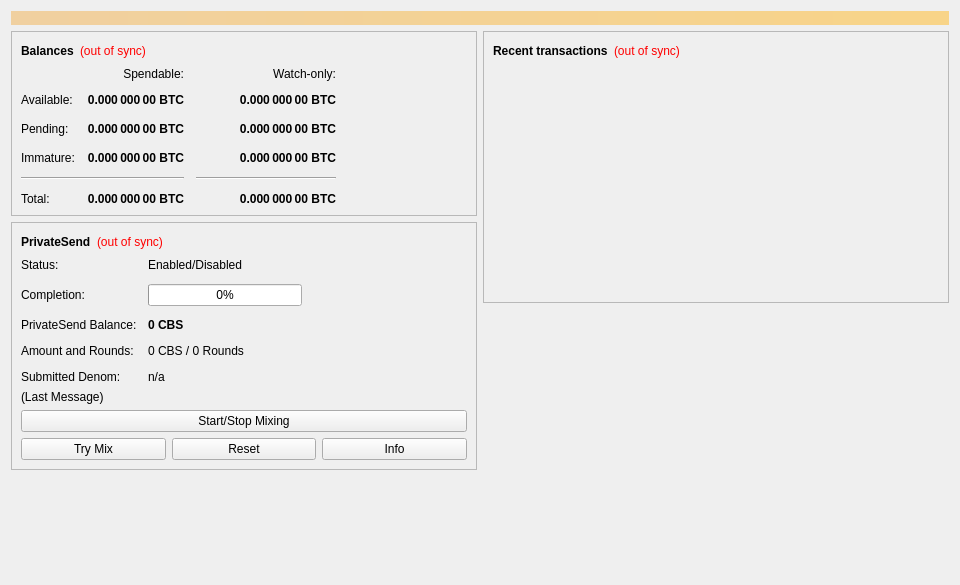
<?xml version="1.0" encoding="UTF-8"?>
<ui version="4.0">
 <class>OverviewPage</class>
 <widget class="QWidget" name="OverviewPage">
  <property name="geometry">
   <rect>
    <x>0</x>
    <y>0</y>
    <width>960</width>
    <height>585</height>
   </rect>
  </property>
  <property name="minimumSize">
   <size>
    <width>960</width>
    <height>0</height>
   </size>
  </property>
  <property name="windowTitle">
   <string>Form</string>
  </property>
  <layout class="QVBoxLayout" name="topLayout">
   <item>
    <widget class="QLabel" name="labelAlerts">
     <property name="visible">
      <bool>false</bool>
     </property>
     <property name="styleSheet">
      <string notr="true">background-color: qlineargradient(x1: 0, y1: 0, x2: 1, y2: 0, stop:0 #F0D0A0, stop:1 #F8D488); color:#000000;</string>
     </property>
     <property name="wordWrap">
      <bool>true</bool>
     </property>
     <property name="margin">
      <number>3</number>
     </property>
    </widget>
   </item>
   <item>
    <layout class="QHBoxLayout" name="horizontalLayout" stretch="1,1">
     <item>
      <layout class="QVBoxLayout" name="verticalLayout_2">
       <item>
        <widget class="QFrame" name="frame">
         <property name="frameShape">
          <enum>QFrame::StyledPanel</enum>
         </property>
         <property name="frameShadow">
          <enum>QFrame::Raised</enum>
         </property>
         <layout class="QVBoxLayout" name="verticalLayout_4">
          <item>
           <layout class="QHBoxLayout" name="horizontalLayout_4">
            <item>
             <widget class="QLabel" name="label_5">
              <property name="font">
               <font>
                <weight>75</weight>
                <bold>true</bold>
               </font>
              </property>
              <property name="text">
               <string>Balances</string>
              </property>
             </widget>
            </item>
            <item>
             <widget class="QLabel" name="labelWalletStatus">
              <property name="toolTip">
               <string>The displayed information may be out of date. Your wallet automatically synchronizes with the Cerberus network after a connection is established, but this process has not completed yet.</string>
              </property>
              <property name="styleSheet">
               <string notr="true">QLabel { color: red; }</string>
              </property>
              <property name="text">
               <string notr="true">(out of sync)</string>
              </property>
              <property name="alignment">
               <set>Qt::AlignLeading|Qt::AlignLeft|Qt::AlignVCenter</set>
              </property>
             </widget>
            </item>
            <item>
             <spacer name="horizontalSpacer_3">
              <property name="orientation">
               <enum>Qt::Horizontal</enum>
              </property>
              <property name="sizeHint" stdset="0">
               <size>
                <width>40</width>
                <height>20</height>
               </size>
              </property>
             </spacer>
            </item>
           </layout>
          </item>
          <item>
           <layout class="QGridLayout" name="gridLayout">
            <property name="spacing">
             <number>12</number>
            </property>
            <item row="2" column="2">
             <widget class="QLabel" name="labelWatchPending">
              <property name="font">
               <font>
                <weight>75</weight>
                <bold>true</bold>
               </font>
              </property>
              <property name="cursor">
               <cursorShape>IBeamCursor</cursorShape>
              </property>
              <property name="toolTip">
               <string>Unconfirmed transactions to watch-only addresses</string>
              </property>
              <property name="text">
               <string notr="true">0.000 000 00 BTC</string>
              </property>
              <property name="alignment">
               <set>Qt::AlignRight|Qt::AlignTrailing|Qt::AlignVCenter</set>
              </property>
              <property name="textInteractionFlags">
               <set>Qt::LinksAccessibleByMouse|Qt::TextSelectableByKeyboard|Qt::TextSelectableByMouse</set>
              </property>
             </widget>
            </item>
            <item row="2" column="1">
             <widget class="QLabel" name="labelUnconfirmed">
              <property name="font">
               <font>
                <weight>75</weight>
                <bold>true</bold>
               </font>
              </property>
              <property name="cursor">
               <cursorShape>IBeamCursor</cursorShape>
              </property>
              <property name="toolTip">
               <string>Total of transactions that have yet to be confirmed, and do not yet count toward the spendable balance</string>
              </property>
              <property name="text">
               <string notr="true">0.000 000 00 BTC</string>
              </property>
              <property name="alignment">
               <set>Qt::AlignRight|Qt::AlignTrailing|Qt::AlignVCenter</set>
              </property>
              <property name="textInteractionFlags">
               <set>Qt::LinksAccessibleByMouse|Qt::TextSelectableByKeyboard|Qt::TextSelectableByMouse</set>
              </property>
             </widget>
            </item>
            <item row="3" column="2">
             <widget class="QLabel" name="labelWatchImmature">
              <property name="font">
               <font>
                <weight>75</weight>
                <bold>true</bold>
               </font>
              </property>
              <property name="cursor">
               <cursorShape>IBeamCursor</cursorShape>
              </property>
              <property name="toolTip">
               <string>Mined balance in watch-only addresses that has not yet matured</string>
              </property>
              <property name="text">
               <string notr="true">0.000 000 00 BTC</string>
              </property>
              <property name="alignment">
               <set>Qt::AlignRight|Qt::AlignTrailing|Qt::AlignVCenter</set>
              </property>
              <property name="textInteractionFlags">
               <set>Qt::LinksAccessibleByMouse|Qt::TextSelectableByKeyboard|Qt::TextSelectableByMouse</set>
              </property>
             </widget>
            </item>
            <item row="4" column="0" colspan="2">
             <widget class="Line" name="lineSpendableBalance">
              <property name="orientation">
               <enum>Qt::Horizontal</enum>
              </property>
             </widget>
            </item>
            <item row="4" column="2">
             <widget class="Line" name="lineWatchBalance">
              <property name="sizePolicy">
               <sizepolicy hsizetype="Preferred" vsizetype="Fixed">
                <horstretch>0</horstretch>
                <verstretch>0</verstretch>
               </sizepolicy>
              </property>
              <property name="minimumSize">
               <size>
                <width>140</width>
                <height>0</height>
               </size>
              </property>
              <property name="orientation">
               <enum>Qt::Horizontal</enum>
              </property>
             </widget>
            </item>
            <item row="5" column="0">
             <widget class="QLabel" name="labelTotalText">
              <property name="text">
               <string>Total:</string>
              </property>
             </widget>
            </item>
            <item row="3" column="1">
             <widget class="QLabel" name="labelImmature">
              <property name="font">
               <font>
                <weight>75</weight>
                <bold>true</bold>
               </font>
              </property>
              <property name="cursor">
               <cursorShape>IBeamCursor</cursorShape>
              </property>
              <property name="toolTip">
               <string>Mined balance that has not yet matured</string>
              </property>
              <property name="text">
               <string notr="true">0.000 000 00 BTC</string>
              </property>
              <property name="alignment">
               <set>Qt::AlignRight|Qt::AlignTrailing|Qt::AlignVCenter</set>
              </property>
              <property name="textInteractionFlags">
               <set>Qt::LinksAccessibleByMouse|Qt::TextSelectableByKeyboard|Qt::TextSelectableByMouse</set>
              </property>
             </widget>
            </item>
            <item row="2" column="3">
             <spacer name="horizontalSpacer_2">
              <property name="orientation">
               <enum>Qt::Horizontal</enum>
              </property>
              <property name="sizeHint" stdset="0">
               <size>
                <width>40</width>
                <height>20</height>
               </size>
              </property>
             </spacer>
            </item>
            <item row="3" column="0">
             <widget class="QLabel" name="labelImmatureText">
              <property name="text">
               <string>Immature:</string>
              </property>
             </widget>
            </item>
            <item row="5" column="1">
             <widget class="QLabel" name="labelTotal">
              <property name="font">
               <font>
                <weight>75</weight>
                <bold>true</bold>
               </font>
              </property>
              <property name="cursor">
               <cursorShape>IBeamCursor</cursorShape>
              </property>
              <property name="toolTip">
               <string>Your current total balance</string>
              </property>
              <property name="text">
               <string notr="true">0.000 000 00 BTC</string>
              </property>
              <property name="alignment">
               <set>Qt::AlignRight|Qt::AlignTrailing|Qt::AlignVCenter</set>
              </property>
              <property name="textInteractionFlags">
               <set>Qt::LinksAccessibleByMouse|Qt::TextSelectableByKeyboard|Qt::TextSelectableByMouse</set>
              </property>
             </widget>
            </item>
            <item row="5" column="2">
             <widget class="QLabel" name="labelWatchTotal">
              <property name="font">
               <font>
                <weight>75</weight>
                <bold>true</bold>
               </font>
              </property>
              <property name="cursor">
               <cursorShape>IBeamCursor</cursorShape>
              </property>
              <property name="toolTip">
               <string>Current total balance in watch-only addresses</string>
              </property>
              <property name="text">
               <string notr="true">0.000 000 00 BTC</string>
              </property>
              <property name="alignment">
               <set>Qt::AlignRight|Qt::AlignTrailing|Qt::AlignVCenter</set>
              </property>
              <property name="textInteractionFlags">
               <set>Qt::LinksAccessibleByMouse|Qt::TextSelectableByKeyboard|Qt::TextSelectableByMouse</set>
              </property>
             </widget>
            </item>
            <item row="0" column="2">
             <widget class="QLabel" name="labelWatchonly">
              <property name="text">
               <string>Watch-only:</string>
              </property>
              <property name="alignment">
               <set>Qt::AlignRight|Qt::AlignTrailing|Qt::AlignVCenter</set>
              </property>
             </widget>
            </item>
            <item row="1" column="0">
             <widget class="QLabel" name="labelBalanceText">
              <property name="text">
               <string>Available:</string>
              </property>
             </widget>
            </item>
            <item row="1" column="1">
             <widget class="QLabel" name="labelBalance">
              <property name="font">
               <font>
                <weight>75</weight>
                <bold>true</bold>
               </font>
              </property>
              <property name="cursor">
               <cursorShape>IBeamCursor</cursorShape>
              </property>
              <property name="toolTip">
               <string>Your current spendable balance</string>
              </property>
              <property name="text">
               <string notr="true">0.000 000 00 BTC</string>
              </property>
              <property name="alignment">
               <set>Qt::AlignRight|Qt::AlignTrailing|Qt::AlignVCenter</set>
              </property>
              <property name="textInteractionFlags">
               <set>Qt::LinksAccessibleByMouse|Qt::TextSelectableByKeyboard|Qt::TextSelectableByMouse</set>
              </property>
             </widget>
            </item>
            <item row="1" column="2">
             <widget class="QLabel" name="labelWatchAvailable">
              <property name="font">
               <font>
                <weight>75</weight>
                <bold>true</bold>
               </font>
              </property>
              <property name="cursor">
               <cursorShape>IBeamCursor</cursorShape>
              </property>
              <property name="toolTip">
               <string>Your current balance in watch-only addresses</string>
              </property>
              <property name="text">
               <string notr="true">0.000 000 00 BTC</string>
              </property>
              <property name="alignment">
               <set>Qt::AlignRight|Qt::AlignTrailing|Qt::AlignVCenter</set>
              </property>
              <property name="textInteractionFlags">
               <set>Qt::LinksAccessibleByMouse|Qt::TextSelectableByKeyboard|Qt::TextSelectableByMouse</set>
              </property>
             </widget>
            </item>
            <item row="2" column="0">
             <widget class="QLabel" name="labelPendingText">
              <property name="text">
               <string>Pending:</string>
              </property>
             </widget>
            </item>
            <item row="0" column="1">
             <widget class="QLabel" name="labelSpendable">
              <property name="text">
               <string>Spendable:</string>
              </property>
              <property name="alignment">
               <set>Qt::AlignRight|Qt::AlignTrailing|Qt::AlignVCenter</set>
              </property>
             </widget>
            </item>
           </layout>
          </item>
         </layout>
        </widget>
       </item>
       <item>
        <widget class="QFrame" name="framePrivateSend">
         <property name="layoutDirection">
          <enum>Qt::LeftToRight</enum>
         </property>
         <property name="frameShape">
          <enum>QFrame::StyledPanel</enum>
         </property>
         <property name="frameShadow">
          <enum>QFrame::Raised</enum>
         </property>
         <layout class="QVBoxLayout" name="VerticalLayout_PS1">
          <item>
           <layout class="QHBoxLayout" name="horizontalLayout_5">
            <item>
             <widget class="QLabel" name="labelPrivateSendHeader">
              <property name="font">
               <font>
                <weight>75</weight>
                <bold>true</bold>
               </font>
              </property>
              <property name="text">
               <string>PrivateSend</string>
              </property>
             </widget>
            </item>
            <item>
             <widget class="QLabel" name="labelPrivateSendSyncStatus">
              <property name="toolTip">
               <string>The displayed information may be out of date. Your wallet automatically synchronizes with the Cerberus network after a connection is established, but this process has not completed yet.</string>
              </property>
              <property name="styleSheet">
               <string notr="true">QLabel { color: red; }</string>
              </property>
              <property name="text">
               <string notr="true">(out of sync)</string>
              </property>
              <property name="alignment">
               <set>Qt::AlignLeading|Qt::AlignLeft|Qt::AlignVCenter</set>
              </property>
             </widget>
            </item>
            <item>
             <spacer name="horizontalSpacer_4">
              <property name="orientation">
               <enum>Qt::Horizontal</enum>
              </property>
              <property name="sizeHint" stdset="0">
               <size>
                <width>40</width>
                <height>20</height>
               </size>
              </property>
             </spacer>
            </item>
           </layout>
          </item>
          <item>
           <layout class="QFormLayout" name="privateSendFormLayout">
            <property name="fieldGrowthPolicy">
             <enum>QFormLayout::AllNonFixedFieldsGrow</enum>
            </property>
            <property name="horizontalSpacing">
             <number>11</number>
            </property>
            <property name="verticalSpacing">
             <number>12</number>
            </property>
            <item row="0" column="0">
             <widget class="QLabel" name="labelPrivateSendEnabledText">
              <property name="text">
               <string>Status:</string>
              </property>
             </widget>
            </item>
            <item row="0" column="1">
             <widget class="QLabel" name="labelPrivateSendEnabled">
              <property name="text">
               <string>Enabled/Disabled</string>
              </property>
             </widget>
            </item>
            <item row="1" column="0">
             <widget class="QLabel" name="labelCompletitionText">
              <property name="text">
               <string>Completion:</string>
              </property>
             </widget>
            </item>
            <item row="1" column="1">
             <widget class="QProgressBar" name="privateSendProgress">
              <property name="maximumSize">
               <size>
                <width>154</width>
                <height>16777215</height>
               </size>
              </property>
              <property name="value">
               <number>0</number>
              </property>
             </widget>
            </item>
            <item row="2" column="0">
             <widget class="QLabel" name="labelAnonymizedText">
              <property name="text">
               <string>PrivateSend Balance:</string>
              </property>
             </widget>
            </item>
            <item row="2" column="1">
             <widget class="QLabel" name="labelAnonymized">
              <property name="font">
               <font>
                <weight>75</weight>
                <bold>true</bold>
               </font>
              </property>
              <property name="text">
               <string notr="true">0 CBS</string>
              </property>
             </widget>
            </item>
            <item row="3" column="0">
             <widget class="QLabel" name="labelAmountAndRoundsText">
              <property name="text">
               <string>Amount and Rounds:</string>
              </property>
             </widget>
            </item>
            <item row="3" column="1">
             <widget class="QLabel" name="labelAmountRounds">
              <property name="text">
               <string>0 CBS / 0 Rounds</string>
              </property>
             </widget>
            </item>
            <item row="4" column="0">
             <widget class="QLabel" name="labelSubmittedDenomText">
              <property name="text">
               <string>Submitted Denom:</string>
              </property>
             </widget>
            </item>
            <item row="4" column="1">
             <widget class="QLabel" name="labelSubmittedDenom">
              <property name="toolTip">
               <string>The denominations you submitted to the Masternode.&lt;br&gt;To mix, other users must submit the exact same denominations.</string>
              </property>
              <property name="text">
               <string>n/a</string>
              </property>
             </widget>
            </item>
           </layout>
          </item>
          <item>
           <layout class="QVBoxLayout" name="VerticalLayout_PS">
            <item>
             <widget class="QLabel" name="labelPrivateSendLastMessage">
              <property name="text">
               <string>(Last Message)</string>
              </property>
              <property name="alignment">
               <set>Qt::AlignLeading|Qt::AlignLeft|Qt::AlignTop</set>
              </property>
              <property name="wordWrap">
               <bool>true</bool>
              </property>
             </widget>
            </item>
            <item>
             <widget class="QPushButton" name="togglePrivateSend">
              <property name="sizePolicy">
               <sizepolicy hsizetype="MinimumExpanding" vsizetype="Fixed">
                <horstretch>0</horstretch>
                <verstretch>0</verstretch>
               </sizepolicy>
              </property>
              <property name="text">
               <string>Start/Stop Mixing</string>
              </property>
             </widget>
            </item>
            <item>
             <layout class="QHBoxLayout" name="horizontalLayout_debugbuttons">
              <item>
               <widget class="QPushButton" name="privateSendAuto">
                <property name="sizePolicy">
                 <sizepolicy hsizetype="MinimumExpanding" vsizetype="Fixed">
                  <horstretch>0</horstretch>
                  <verstretch>0</verstretch>
                 </sizepolicy>
                </property>
                <property name="toolTip">
                 <string>Try to manually submit a PrivateSend request.</string>
                </property>
                <property name="text">
                 <string>Try Mix</string>
                </property>
               </widget>
              </item>
              <item>
               <widget class="QPushButton" name="privateSendReset">
                <property name="sizePolicy">
                 <sizepolicy hsizetype="MinimumExpanding" vsizetype="Fixed">
                  <horstretch>0</horstretch>
                  <verstretch>0</verstretch>
                 </sizepolicy>
                </property>
                <property name="toolTip">
                 <string>Reset the current status of PrivateSend (can interrupt PrivateSend if it's in the process of Mixing, which can cost you money!)</string>
                </property>
                <property name="autoFillBackground">
                 <bool>false</bool>
                </property>
                <property name="text">
                 <string>Reset</string>
                </property>
               </widget>
              </item>
              <item>
               <widget class="QPushButton" name="privateSendInfo">
                <property name="sizePolicy">
                 <sizepolicy hsizetype="MinimumExpanding" vsizetype="Fixed">
                  <horstretch>0</horstretch>
                  <verstretch>0</verstretch>
                 </sizepolicy>
                </property>
                <property name="toolTip">
                 <string>Information about PrivateSend and Mixing</string>
                </property>
                <property name="text">
                 <string>Info</string>
                </property>
               </widget>
              </item>
             </layout>
            </item>
           </layout>
          </item>
         </layout>
        </widget>
       </item>
       <item>
        <spacer name="verticalSpacer">
         <property name="orientation">
          <enum>Qt::Vertical</enum>
         </property>
         <property name="sizeHint" stdset="0">
          <size>
           <width>20</width>
           <height>40</height>
          </size>
         </property>
        </spacer>
       </item>
      </layout>
     </item>
     <item>
      <layout class="QVBoxLayout" name="verticalLayout_3">
       <item>
        <widget class="QFrame" name="frame_2">
         <property name="frameShape">
          <enum>QFrame::StyledPanel</enum>
         </property>
         <property name="frameShadow">
          <enum>QFrame::Raised</enum>
         </property>
         <layout class="QVBoxLayout" name="verticalLayout">
          <item>
           <layout class="QHBoxLayout" name="horizontalLayout_2">
            <item>
             <widget class="QLabel" name="label_4">
              <property name="font">
               <font>
                <weight>75</weight>
                <bold>true</bold>
               </font>
              </property>
              <property name="text">
               <string>Recent transactions</string>
              </property>
             </widget>
            </item>
            <item>
             <widget class="QLabel" name="labelTransactionsStatus">
              <property name="toolTip">
               <string>The displayed information may be out of date. Your wallet automatically synchronizes with the Cerberus network after a connection is established, but this process has not completed yet.</string>
              </property>
              <property name="styleSheet">
               <string notr="true">QLabel { color: red; }</string>
              </property>
              <property name="text">
               <string notr="true">(out of sync)</string>
              </property>
              <property name="alignment">
               <set>Qt::AlignLeading|Qt::AlignLeft|Qt::AlignVCenter</set>
              </property>
             </widget>
            </item>
            <item>
             <spacer name="horizontalSpacer">
              <property name="orientation">
               <enum>Qt::Horizontal</enum>
              </property>
              <property name="sizeHint" stdset="0">
               <size>
                <width>40</width>
                <height>20</height>
               </size>
              </property>
             </spacer>
            </item>
           </layout>
          </item>
          <item>
           <widget class="QListView" name="listTransactions">
            <property name="styleSheet">
             <string notr="true">QListView { background: transparent; }</string>
            </property>
            <property name="frameShape">
             <enum>QFrame::NoFrame</enum>
            </property>
            <property name="verticalScrollBarPolicy">
             <enum>Qt::ScrollBarAlwaysOff</enum>
            </property>
            <property name="horizontalScrollBarPolicy">
             <enum>Qt::ScrollBarAlwaysOff</enum>
            </property>
            <property name="selectionMode">
             <enum>QAbstractItemView::NoSelection</enum>
            </property>
           </widget>
          </item>
         </layout>
        </widget>
       </item>
       <item>
        <spacer name="verticalSpacer_2">
         <property name="orientation">
          <enum>Qt::Vertical</enum>
         </property>
         <property name="sizeHint" stdset="0">
          <size>
           <width>20</width>
           <height>40</height>
          </size>
         </property>
        </spacer>
       </item>
      </layout>
     </item>
    </layout>
   </item>
  </layout>
 </widget>
 <resources/>
 <connections/>
</ui>
